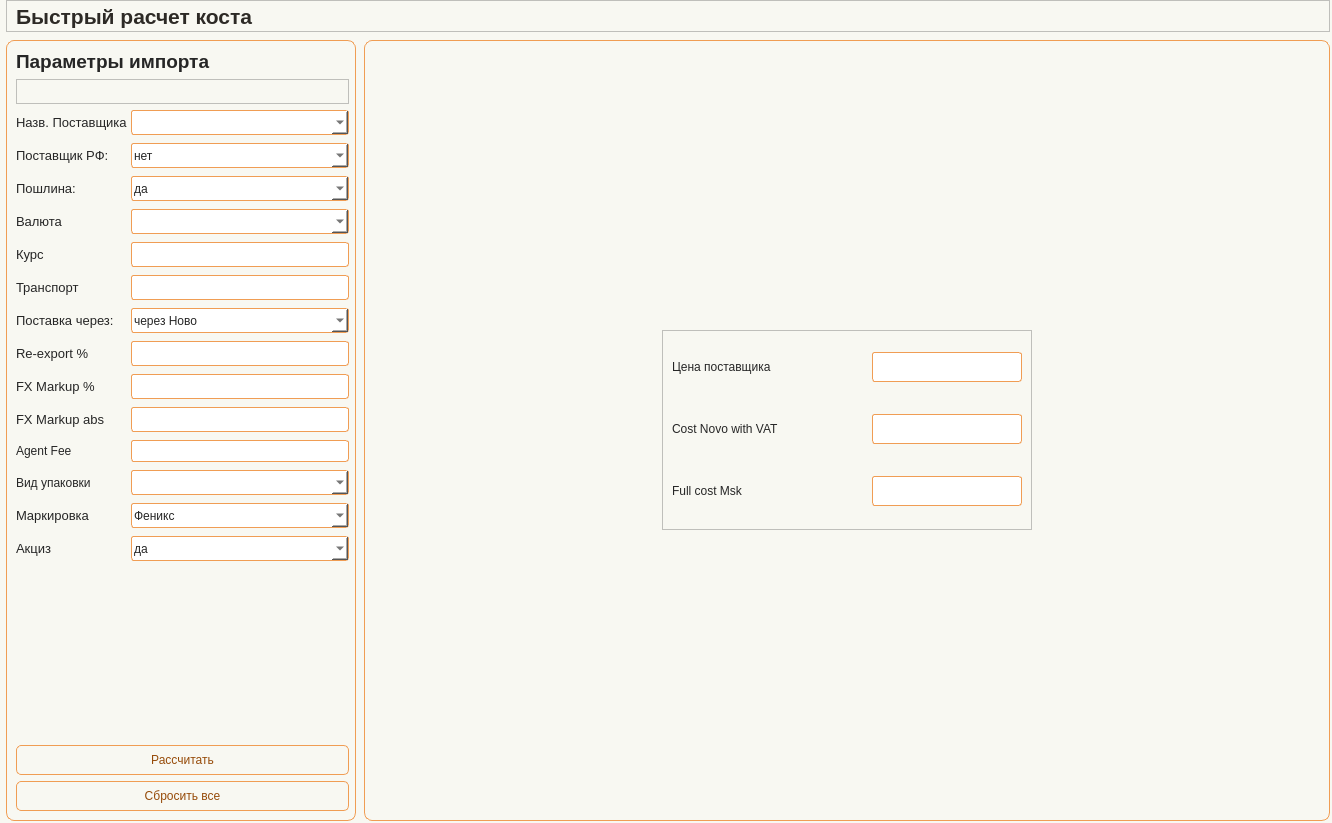
<?xml version="1.0" encoding="UTF-8"?>
<ui version="4.0">
 <class>Form</class>
 <widget class="QWidget" name="Form">
  <property name="geometry">
   <rect>
    <x>0</x>
    <y>0</y>
    <width>1332</width>
    <height>823</height>
   </rect>
  </property>
  <property name="minimumSize">
   <size>
    <width>930</width>
    <height>650</height>
   </size>
  </property>
  <property name="windowTitle">
   <string>Form</string>
  </property>
  <property name="styleSheet">
   <string notr="true">/* ===== BASE PREVIEW STYLE FOR DESIGNER ===== */

QWidget {
    background-color: #f8f8f2;
    color: #262626;
    font: 10pt &quot;Tahoma&quot;;
}

/* ===== LABELS ===== */

QLabel {
    color: #262626;
}

#Title_label {
    font: 16pt &quot;Tahoma&quot;;
    font-weight: 700;
    color: #2D2A26;
}

QLabel#label_filter_title {
    font: 14pt &quot;Tahoma&quot;;
    font-weight: 700;
}

/* ===== INPUTS ===== */

QLineEdit, QComboBox, QDateEdit {
    border: 1px solid #f09d54;
    border-radius: 3px;
    padding: 2px;
    background-color: #ffffff;
    color: #262626;
}

/* ===== BUTTONS ===== */

QPushButton {
    border: 1px solid #f09d54;
    border-radius: 5px;
    background-color: #f8f8f2;
    color: #964b09;
    padding: 4px;
}

/* ===== TABLE ===== */

QTableWidget {
    background-color: #ffffff;
    gridline-color: #f28223;
    selection-background-color: #f5d3b5;
    selection-color: #262626;
}

QHeaderView::section {
    background-color: #f5d3b5;
    border: 1px solid #f28223;
    padding: 3px;
}

/* ===== FRAMES ===== */

QFrame#frame_LeftPanel, 
QFrame#frame_RightPanel {
    border: 1px solid #f28223;
    border-radius: 5px;
}

/* ===== SCROLL ===== */

QScrollBar:vertical {
    background: #f8f8f2;
    width: 10px;
}

QScrollBar::handle:vertical {
    background: #f28223;
    border-radius: 4px;
}</string>
  </property>
  <layout class="QHBoxLayout" name="horizontalLayout">
   <property name="leftMargin">
    <number>0</number>
   </property>
   <property name="topMargin">
    <number>0</number>
   </property>
   <property name="rightMargin">
    <number>0</number>
   </property>
   <property name="bottomMargin">
    <number>0</number>
   </property>
   <item>
    <widget class="QWidget" name="widget" native="true">
     <layout class="QVBoxLayout" name="verticalLayout">
      <property name="spacing">
       <number>8</number>
      </property>
      <property name="leftMargin">
       <number>6</number>
      </property>
      <property name="topMargin">
       <number>0</number>
      </property>
      <property name="rightMargin">
       <number>2</number>
      </property>
      <property name="bottomMargin">
       <number>2</number>
      </property>
      <item>
       <widget class="QFrame" name="frame_2">
        <property name="minimumSize">
         <size>
          <width>0</width>
          <height>32</height>
         </size>
        </property>
        <property name="maximumSize">
         <size>
          <width>16777215</width>
          <height>32</height>
         </size>
        </property>
        <property name="frameShape">
         <enum>QFrame::Shape::StyledPanel</enum>
        </property>
        <property name="frameShadow">
         <enum>QFrame::Shadow::Raised</enum>
        </property>
        <layout class="QHBoxLayout" name="horizontalLayout_2">
         <property name="spacing">
          <number>0</number>
         </property>
         <property name="topMargin">
          <number>0</number>
         </property>
         <property name="rightMargin">
          <number>0</number>
         </property>
         <property name="bottomMargin">
          <number>0</number>
         </property>
         <item>
          <widget class="QLabel" name="Title_label">
           <property name="minimumSize">
            <size>
             <width>0</width>
             <height>30</height>
            </size>
           </property>
           <property name="maximumSize">
            <size>
             <width>16777215</width>
             <height>30</height>
            </size>
           </property>
           <property name="font">
            <font>
             <family>Tahoma</family>
             <pointsize>16</pointsize>
             <italic>false</italic>
             <bold>true</bold>
            </font>
           </property>
           <property name="layoutDirection">
            <enum>Qt::LayoutDirection::LeftToRight</enum>
           </property>
           <property name="text">
            <string>Быстрый расчет коста</string>
           </property>
          </widget>
         </item>
         <item>
          <spacer name="horizontalSpacer">
           <property name="orientation">
            <enum>Qt::Orientation::Horizontal</enum>
           </property>
           <property name="sizeHint" stdset="0">
            <size>
             <width>1062</width>
             <height>20</height>
            </size>
           </property>
          </spacer>
         </item>
        </layout>
       </widget>
      </item>
      <item>
       <widget class="QFrame" name="frame_Content">
        <property name="frameShape">
         <enum>QFrame::Shape::NoFrame</enum>
        </property>
        <property name="frameShadow">
         <enum>QFrame::Shadow::Plain</enum>
        </property>
        <layout class="QHBoxLayout" name="horizontalLayout_content">
         <property name="spacing">
          <number>8</number>
         </property>
         <property name="leftMargin">
          <number>0</number>
         </property>
         <property name="topMargin">
          <number>0</number>
         </property>
         <property name="rightMargin">
          <number>0</number>
         </property>
         <property name="bottomMargin">
          <number>0</number>
         </property>
         <item>
          <widget class="QFrame" name="frame_LeftPanel">
           <property name="minimumSize">
            <size>
             <width>350</width>
             <height>0</height>
            </size>
           </property>
           <property name="maximumSize">
            <size>
             <width>300</width>
             <height>16777215</height>
            </size>
           </property>
           <property name="styleSheet">
            <string notr="true">#frame_LeftPanel {border: 1px solid #f09d54; border-radius: 8px;}</string>
           </property>
           <property name="frameShape">
            <enum>QFrame::Shape::StyledPanel</enum>
           </property>
           <property name="frameShadow">
            <enum>QFrame::Shadow::Raised</enum>
           </property>
           <layout class="QVBoxLayout" name="verticalLayout_left">
            <property name="spacing">
             <number>6</number>
            </property>
            <property name="leftMargin">
             <number>9</number>
            </property>
            <property name="topMargin">
             <number>9</number>
            </property>
            <property name="rightMargin">
             <number>6</number>
            </property>
            <property name="bottomMargin">
             <number>9</number>
            </property>
            <item>
             <widget class="QLabel" name="label_filter_title">
              <property name="font">
               <font>
                <family>Tahoma</family>
                <pointsize>14</pointsize>
                <italic>false</italic>
                <bold>true</bold>
               </font>
              </property>
              <property name="text">
               <string>Параметры импорта</string>
              </property>
             </widget>
            </item>
            <item>
             <widget class="QFrame" name="frame">
              <property name="minimumSize">
               <size>
                <width>0</width>
                <height>25</height>
               </size>
              </property>
              <property name="maximumSize">
               <size>
                <width>16777215</width>
                <height>25</height>
               </size>
              </property>
              <property name="frameShape">
               <enum>QFrame::Shape::StyledPanel</enum>
              </property>
              <property name="frameShadow">
               <enum>QFrame::Shadow::Raised</enum>
              </property>
             </widget>
            </item>
            <item>
             <widget class="QFrame" name="frame_import_grid">
              <property name="frameShape">
               <enum>QFrame::Shape::NoFrame</enum>
              </property>
              <property name="frameShadow">
               <enum>QFrame::Shadow::Plain</enum>
              </property>
              <layout class="QGridLayout" name="gridLayout_import">
               <property name="leftMargin">
                <number>0</number>
               </property>
               <property name="topMargin">
                <number>0</number>
               </property>
               <property name="rightMargin">
                <number>0</number>
               </property>
               <property name="bottomMargin">
                <number>0</number>
               </property>
               <property name="horizontalSpacing">
                <number>0</number>
               </property>
               <property name="verticalSpacing">
                <number>8</number>
               </property>
               <item row="3" column="0">
                <widget class="QLabel" name="label">
                 <property name="minimumSize">
                  <size>
                   <width>90</width>
                   <height>0</height>
                  </size>
                 </property>
                 <property name="font">
                  <font>
                   <family>Tahoma</family>
                   <pointsize>10</pointsize>
                   <italic>false</italic>
                   <bold>false</bold>
                  </font>
                 </property>
                 <property name="text">
                  <string>Валюта</string>
                 </property>
                </widget>
               </item>
               <item row="14" column="0">
                <widget class="QLabel" name="label_11">
                 <property name="minimumSize">
                  <size>
                   <width>50</width>
                   <height>0</height>
                  </size>
                 </property>
                 <property name="maximumSize">
                  <size>
                   <width>110</width>
                   <height>16777215</height>
                  </size>
                 </property>
                 <property name="font">
                  <font>
                   <family>Tahoma</family>
                   <pointsize>10</pointsize>
                   <italic>false</italic>
                   <bold>false</bold>
                  </font>
                 </property>
                 <property name="text">
                  <string>Акциз</string>
                 </property>
                </widget>
               </item>
               <item row="5" column="1">
                <widget class="QLineEdit" name="line_Transport">
                 <property name="minimumSize">
                  <size>
                   <width>0</width>
                   <height>25</height>
                  </size>
                 </property>
                 <property name="maximumSize">
                  <size>
                   <width>16777215</width>
                   <height>25</height>
                  </size>
                 </property>
                </widget>
               </item>
               <item row="8" column="1">
                <widget class="QLineEdit" name="line_FXMarkup">
                 <property name="minimumSize">
                  <size>
                   <width>0</width>
                   <height>25</height>
                  </size>
                 </property>
                 <property name="maximumSize">
                  <size>
                   <width>16777215</width>
                   <height>25</height>
                  </size>
                 </property>
                </widget>
               </item>
               <item row="12" column="1">
                <widget class="QComboBox" name="line_PackType">
                 <property name="minimumSize">
                  <size>
                   <width>0</width>
                   <height>25</height>
                  </size>
                 </property>
                 <property name="maximumSize">
                  <size>
                   <width>16777215</width>
                   <height>25</height>
                  </size>
                 </property>
                </widget>
               </item>
               <item row="0" column="0">
                <widget class="QLabel" name="label_4">
                 <property name="minimumSize">
                  <size>
                   <width>115</width>
                   <height>0</height>
                  </size>
                 </property>
                 <property name="font">
                  <font>
                   <family>Tahoma</family>
                   <pointsize>10</pointsize>
                   <italic>false</italic>
                   <bold>false</bold>
                  </font>
                 </property>
                 <property name="styleSheet">
                  <string notr="true"/>
                 </property>
                 <property name="text">
                  <string>Назв. Поставщика</string>
                 </property>
                </widget>
               </item>
               <item row="4" column="0">
                <widget class="QLabel" name="label_2">
                 <property name="minimumSize">
                  <size>
                   <width>35</width>
                   <height>0</height>
                  </size>
                 </property>
                 <property name="font">
                  <font>
                   <family>Tahoma</family>
                   <pointsize>10</pointsize>
                   <italic>false</italic>
                   <bold>false</bold>
                  </font>
                 </property>
                 <property name="text">
                  <string>Курс</string>
                 </property>
                </widget>
               </item>
               <item row="4" column="1">
                <widget class="QLineEdit" name="line_ExchangeRate">
                 <property name="minimumSize">
                  <size>
                   <width>0</width>
                   <height>25</height>
                  </size>
                 </property>
                 <property name="maximumSize">
                  <size>
                   <width>16777215</width>
                   <height>25</height>
                  </size>
                 </property>
                </widget>
               </item>
               <item row="7" column="1">
                <widget class="QLineEdit" name="line_Reexport">
                 <property name="minimumSize">
                  <size>
                   <width>0</width>
                   <height>25</height>
                  </size>
                 </property>
                 <property name="maximumSize">
                  <size>
                   <width>16777215</width>
                   <height>25</height>
                  </size>
                 </property>
                </widget>
               </item>
               <item row="13" column="0">
                <widget class="QLabel" name="label_3">
                 <property name="minimumSize">
                  <size>
                   <width>80</width>
                   <height>0</height>
                  </size>
                 </property>
                 <property name="maximumSize">
                  <size>
                   <width>80</width>
                   <height>16777215</height>
                  </size>
                 </property>
                 <property name="font">
                  <font>
                   <family>Tahoma</family>
                   <pointsize>10</pointsize>
                   <italic>false</italic>
                   <bold>false</bold>
                  </font>
                 </property>
                 <property name="text">
                  <string>Маркировка</string>
                 </property>
                </widget>
               </item>
               <item row="6" column="0">
                <widget class="QLabel" name="label_6">
                 <property name="minimumSize">
                  <size>
                   <width>105</width>
                   <height>0</height>
                  </size>
                 </property>
                 <property name="maximumSize">
                  <size>
                   <width>105</width>
                   <height>16777215</height>
                  </size>
                 </property>
                 <property name="font">
                  <font>
                   <family>Tahoma</family>
                   <pointsize>10</pointsize>
                   <italic>false</italic>
                   <bold>false</bold>
                  </font>
                 </property>
                 <property name="text">
                  <string>Поставка через:</string>
                 </property>
                </widget>
               </item>
               <item row="13" column="1">
                <widget class="QComboBox" name="cbo_Marking">
                 <property name="minimumSize">
                  <size>
                   <width>0</width>
                   <height>25</height>
                  </size>
                 </property>
                 <property name="maximumSize">
                  <size>
                   <width>16777215</width>
                   <height>25</height>
                  </size>
                 </property>
                 <item>
                  <property name="text">
                   <string>Феникс</string>
                  </property>
                 </item>
                 <item>
                  <property name="text">
                   <string>Поставщик</string>
                  </property>
                 </item>
                </widget>
               </item>
               <item row="0" column="1">
                <widget class="QComboBox" name="cbo_SupplName">
                 <property name="minimumSize">
                  <size>
                   <width>0</width>
                   <height>25</height>
                  </size>
                 </property>
                 <property name="maximumSize">
                  <size>
                   <width>16777215</width>
                   <height>25</height>
                  </size>
                 </property>
                </widget>
               </item>
               <item row="5" column="0">
                <widget class="QLabel" name="label_5">
                 <property name="minimumSize">
                  <size>
                   <width>70</width>
                   <height>0</height>
                  </size>
                 </property>
                 <property name="maximumSize">
                  <size>
                   <width>70</width>
                   <height>16777215</height>
                  </size>
                 </property>
                 <property name="font">
                  <font>
                   <family>Tahoma</family>
                   <pointsize>10</pointsize>
                   <italic>false</italic>
                   <bold>false</bold>
                  </font>
                 </property>
                 <property name="text">
                  <string>Транспорт</string>
                 </property>
                </widget>
               </item>
               <item row="1" column="0">
                <widget class="QLabel" name="label_10">
                 <property name="minimumSize">
                  <size>
                   <width>100</width>
                   <height>0</height>
                  </size>
                 </property>
                 <property name="maximumSize">
                  <size>
                   <width>100</width>
                   <height>16777215</height>
                  </size>
                 </property>
                 <property name="font">
                  <font>
                   <family>Tahoma</family>
                   <pointsize>10</pointsize>
                   <italic>false</italic>
                   <bold>false</bold>
                  </font>
                 </property>
                 <property name="text">
                  <string>Поставщик РФ:</string>
                 </property>
                </widget>
               </item>
               <item row="8" column="0">
                <widget class="QLabel" name="label_8">
                 <property name="minimumSize">
                  <size>
                   <width>90</width>
                   <height>0</height>
                  </size>
                 </property>
                 <property name="maximumSize">
                  <size>
                   <width>90</width>
                   <height>16777215</height>
                  </size>
                 </property>
                 <property name="font">
                  <font>
                   <family>Tahoma</family>
                   <pointsize>10</pointsize>
                   <italic>false</italic>
                   <bold>false</bold>
                  </font>
                 </property>
                 <property name="text">
                  <string>FX Markup %</string>
                 </property>
                </widget>
               </item>
               <item row="12" column="0">
                <widget class="QLabel" name="label_16">
                 <property name="text">
                  <string>Вид упаковки</string>
                 </property>
                </widget>
               </item>
               <item row="1" column="1">
                <widget class="QComboBox" name="cbo_SupplierRF">
                 <property name="minimumSize">
                  <size>
                   <width>0</width>
                   <height>25</height>
                  </size>
                 </property>
                 <property name="maximumSize">
                  <size>
                   <width>16777215</width>
                   <height>25</height>
                  </size>
                 </property>
                 <item>
                  <property name="text">
                   <string>нет</string>
                  </property>
                 </item>
                 <item>
                  <property name="text">
                   <string>да</string>
                  </property>
                 </item>
                </widget>
               </item>
               <item row="7" column="0">
                <widget class="QLabel" name="label_7">
                 <property name="minimumSize">
                  <size>
                   <width>80</width>
                   <height>0</height>
                  </size>
                 </property>
                 <property name="maximumSize">
                  <size>
                   <width>80</width>
                   <height>16777215</height>
                  </size>
                 </property>
                 <property name="font">
                  <font>
                   <family>Tahoma</family>
                   <pointsize>10</pointsize>
                   <italic>false</italic>
                   <bold>false</bold>
                  </font>
                 </property>
                 <property name="text">
                  <string>Re-export %</string>
                 </property>
                </widget>
               </item>
               <item row="14" column="1">
                <widget class="QComboBox" name="line_Excise">
                 <property name="minimumSize">
                  <size>
                   <width>0</width>
                   <height>25</height>
                  </size>
                 </property>
                 <property name="maximumSize">
                  <size>
                   <width>16777215</width>
                   <height>25</height>
                  </size>
                 </property>
                 <item>
                  <property name="text">
                   <string>да</string>
                  </property>
                 </item>
                 <item>
                  <property name="text">
                   <string>нет</string>
                  </property>
                 </item>
                </widget>
               </item>
               <item row="3" column="1">
                <widget class="QComboBox" name="cbo_Currency">
                 <property name="minimumSize">
                  <size>
                   <width>0</width>
                   <height>25</height>
                  </size>
                 </property>
                 <property name="maximumSize">
                  <size>
                   <width>16777215</width>
                   <height>25</height>
                  </size>
                 </property>
                </widget>
               </item>
               <item row="6" column="1">
                <widget class="QComboBox" name="cbo_viaNovo">
                 <property name="minimumSize">
                  <size>
                   <width>0</width>
                   <height>25</height>
                  </size>
                 </property>
                 <property name="maximumSize">
                  <size>
                   <width>16777215</width>
                   <height>25</height>
                  </size>
                 </property>
                 <item>
                  <property name="text">
                   <string>через Ново</string>
                  </property>
                 </item>
                 <item>
                  <property name="text">
                   <string>в Мск</string>
                  </property>
                 </item>
                </widget>
               </item>
               <item row="2" column="1">
                <widget class="QComboBox" name="cbo_Customs">
                 <property name="minimumSize">
                  <size>
                   <width>0</width>
                   <height>25</height>
                  </size>
                 </property>
                 <property name="maximumSize">
                  <size>
                   <width>16777215</width>
                   <height>25</height>
                  </size>
                 </property>
                 <item>
                  <property name="text">
                   <string>да</string>
                  </property>
                 </item>
                 <item>
                  <property name="text">
                   <string>нет</string>
                  </property>
                 </item>
                </widget>
               </item>
               <item row="2" column="0">
                <widget class="QLabel" name="label_9">
                 <property name="minimumSize">
                  <size>
                   <width>70</width>
                   <height>0</height>
                  </size>
                 </property>
                 <property name="maximumSize">
                  <size>
                   <width>70</width>
                   <height>16777215</height>
                  </size>
                 </property>
                 <property name="font">
                  <font>
                   <family>Tahoma</family>
                   <pointsize>10</pointsize>
                   <italic>false</italic>
                   <bold>false</bold>
                  </font>
                 </property>
                 <property name="text">
                  <string>Пошлина:</string>
                 </property>
                </widget>
               </item>
               <item row="10" column="1">
                <widget class="QLineEdit" name="line_AgentFee"/>
               </item>
               <item row="10" column="0">
                <widget class="QLabel" name="label_12">
                 <property name="text">
                  <string>Agent Fee</string>
                 </property>
                </widget>
               </item>
              
               <item row="9" column="0">
                <widget class="QLabel" name="label_FXMarkupAbs">
                 <property name="minimumSize">
                  <size>
                   <width>90</width>
                   <height>0</height>
                  </size>
                 </property>
                 <property name="maximumSize">
                  <size>
                   <width>90</width>
                   <height>16777215</height>
                  </size>
                 </property>
                 <property name="font">
                  <font>
                   <family>Tahoma</family>
                   <pointsize>10</pointsize>
                   <italic>false</italic>
                   <bold>false</bold>
                  </font>
                 </property>
                 <property name="text">
                  <string>FX Markup abs</string>
                 </property>
                </widget>
               </item>
               <item row="9" column="1">
                <widget class="QLineEdit" name="line_FXMarkupAbs">
                 <property name="minimumSize">
                  <size>
                   <width>0</width>
                   <height>25</height>
                  </size>
                 </property>
                 <property name="maximumSize">
                  <size>
                   <width>16777215</width>
                   <height>25</height>
                  </size>
                 </property>
                </widget>
               </item>
              </layout>
             </widget>
            </item>
            <item>
             <spacer name="verticalSpacer_left">
              <property name="orientation">
               <enum>Qt::Orientation::Vertical</enum>
              </property>
              <property name="sizeHint" stdset="0">
               <size>
                <width>20</width>
                <height>180</height>
               </size>
              </property>
             </spacer>
            </item>
            <item>
             <widget class="QPushButton" name="btn_Calc">
              <property name="minimumSize">
               <size>
                <width>0</width>
                <height>30</height>
               </size>
              </property>
              <property name="maximumSize">
               <size>
                <width>16777215</width>
                <height>30</height>
               </size>
              </property>
              <property name="text">
               <string>Рассчитать</string>
              </property>
              <property name="icon">
               <iconset resource="../resource.qrc">
                <normaloff>:/icon/icon/layers — копия — копия.svg</normaloff>:/icon/icon/layers — копия — копия.svg</iconset>
              </property>
             </widget>
            </item>
            <item>
             <widget class="QPushButton" name="btn_Reset">
              <property name="minimumSize">
               <size>
                <width>0</width>
                <height>30</height>
               </size>
              </property>
              <property name="maximumSize">
               <size>
                <width>16777215</width>
                <height>30</height>
               </size>
              </property>
              <property name="text">
               <string>Сбросить все</string>
              </property>
              <property name="icon">
               <iconset resource="../resource.qrc">
                <normaloff>:/icon/icon/loader — копия — копия.svg</normaloff>:/icon/icon/loader — копия — копия.svg</iconset>
              </property>
             </widget>
            </item>
           </layout>
          </widget>
         </item>
         <item>
          <widget class="QFrame" name="frame_RightPanel">
           <property name="minimumSize">
            <size>
             <width>0</width>
             <height>0</height>
            </size>
           </property>
           <property name="maximumSize">
            <size>
             <width>16777215</width>
             <height>16777215</height>
            </size>
           </property>
           <property name="styleSheet">
            <string notr="true">#frame_RightPanel {border: 1px solid #f09d54; border-radius: 8px;}</string>
           </property>
           <property name="frameShape">
            <enum>QFrame::Shape::StyledPanel</enum>
           </property>
           <property name="frameShadow">
            <enum>QFrame::Shadow::Raised</enum>
           </property>
           <layout class="QVBoxLayout" name="verticalLayout_right">
            <property name="spacing">
             <number>6</number>
            </property>
            <property name="leftMargin">
             <number>6</number>
            </property>
            <property name="topMargin">
             <number>6</number>
            </property>
            <property name="rightMargin">
             <number>6</number>
            </property>
            <property name="bottomMargin">
             <number>6</number>
            </property>
            <item>
             <widget class="QFrame" name="frame_top_right">
              <property name="frameShape">
               <enum>QFrame::Shape::NoFrame</enum>
              </property>
              <property name="frameShadow">
               <enum>QFrame::Shadow::Plain</enum>
              </property>
              <layout class="QGridLayout" name="gridLayout_2">
               <item row="0" column="0">
                <widget class="QFrame" name="frame_3">
                 <property name="minimumSize">
                  <size>
                   <width>370</width>
                   <height>150</height>
                  </size>
                 </property>
                 <property name="maximumSize">
                  <size>
                   <width>370</width>
                   <height>200</height>
                  </size>
                 </property>
                 <property name="frameShape">
                  <enum>QFrame::Shape::StyledPanel</enum>
                 </property>
                 <property name="frameShadow">
                  <enum>QFrame::Shadow::Raised</enum>
                 </property>
                 <layout class="QGridLayout" name="gridLayout">
                  <property name="verticalSpacing">
                   <number>20</number>
                  </property>
                  <item row="0" column="0">
                   <widget class="QLabel" name="label_Price">
                    <property name="maximumSize">
                     <size>
                      <width>16777215</width>
                      <height>30</height>
                     </size>
                    </property>
                    <property name="styleSheet">
                     <string notr="true">font: 15pt &quot;Tahoma&quot;;</string>
                    </property>
                    <property name="text">
                     <string>Цена поставщика</string>
                    </property>
                   </widget>
                  </item>
                  <item row="0" column="1">
                   <widget class="QLineEdit" name="line_Price">
                    <property name="minimumSize">
                     <size>
                      <width>150</width>
                      <height>30</height>
                     </size>
                    </property>
                    <property name="maximumSize">
                     <size>
                      <width>150</width>
                      <height>30</height>
                     </size>
                    </property>
                    <property name="text">
                     <string/>
                    </property>
                    <property name="alignment">
                     <set>Qt::AlignmentFlag::AlignRight|Qt::AlignmentFlag::AlignTrailing|Qt::AlignmentFlag::AlignVCenter</set>
                    </property>
                   </widget>
                  </item>
                  <item row="1" column="0">
                   <widget class="QLabel" name="label_CostNovo">
                    <property name="styleSheet">
                     <string notr="true">font: 15pt &quot;Segoe UI&quot;;</string>
                    </property>
                    <property name="text">
                     <string>Cost Novo with VAT</string>
                    </property>
                   </widget>
                  </item>
                  <item row="1" column="1">
                   <widget class="QLineEdit" name="line_CostNovo">
                    <property name="minimumSize">
                     <size>
                      <width>150</width>
                      <height>30</height>
                     </size>
                    </property>
                    <property name="maximumSize">
                     <size>
                      <width>150</width>
                      <height>30</height>
                     </size>
                    </property>
                    <property name="text">
                     <string/>
                    </property>
                    <property name="alignment">
                     <set>Qt::AlignmentFlag::AlignRight|Qt::AlignmentFlag::AlignTrailing|Qt::AlignmentFlag::AlignVCenter</set>
                    </property>
                   </widget>
                  </item>
                  <item row="2" column="0">
                   <widget class="QLabel" name="label_FullCost">
                    <property name="styleSheet">
                     <string notr="true">font: 15pt &quot;Segoe UI&quot;;</string>
                    </property>
                    <property name="text">
                     <string>Full cost Msk</string>
                    </property>
                   </widget>
                  </item>
                  <item row="2" column="1">
                   <widget class="QLineEdit" name="line_FullCost">
                    <property name="minimumSize">
                     <size>
                      <width>150</width>
                      <height>30</height>
                     </size>
                    </property>
                    <property name="maximumSize">
                     <size>
                      <width>150</width>
                      <height>30</height>
                     </size>
                    </property>
                    <property name="styleSheet">
                     <string notr="true"/>
                    </property>
                    <property name="text">
                     <string/>
                    </property>
                    <property name="alignment">
                     <set>Qt::AlignmentFlag::AlignRight|Qt::AlignmentFlag::AlignTrailing|Qt::AlignmentFlag::AlignVCenter</set>
                    </property>
                   </widget>
                  </item>
                 </layout>
                </widget>
               </item>
              </layout>
             </widget>
            </item>
           </layout>
          </widget>
         </item>
        </layout>
       </widget>
      </item>
     </layout>
    </widget>
   </item>
  </layout>
 </widget>
 <resources>
  <include location="../resource.qrc"/>
 </resources>
 <connections/>
</ui>
